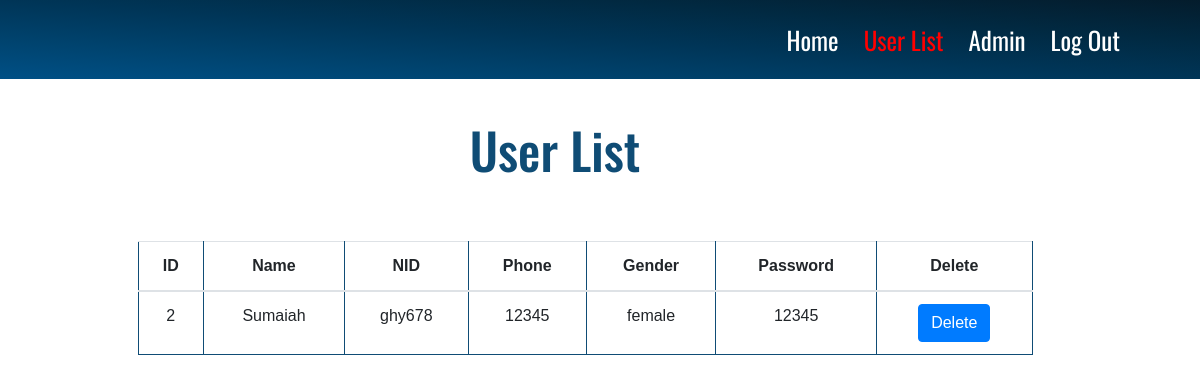
The app's page /online_bus_ticket_booking/user_list.php with its own data.
### tables this page shows
CREATE TABLE `signup` (
  `id` int(11) NOT NULL,
  `name` varchar(100) NOT NULL,
  `nid` varchar(100) NOT NULL,
  `phone` varchar(100) NOT NULL,
  `gender` varchar(100) NOT NULL,
  `password` varchar(100) NOT NULL
);

### online_bus_ticket_booking/user_list.php (the view, shortened to what this page needs)
<?php
 include('php_backend_header.php');
 include('connection.php');
	$q = "select * from signup";
	$result = mysqli_query($conn,$q);
?>
<header class="uni-header">
              <div class="header">
                <div class="container">
                  <nav class="navbar navbar-expand-lg navbar-light bg-light">
                      <div class="collapse navbar-collapse" id="navbarSupportedContent">
                        <ul class="navbar-nav ml-auto">
                          <li class="nav-item">
                            <a class="nav-link" href="index.php">Home</a>
                          </li>
                          <li class="nav-item">
                            <a class="nav-link active" href="#">User List</a>
                          </li>
                          <li class="nav-item">
                            <a class="nav-link" href="admin.php">Admin</a>
                          </li>
                          <li class="nav-item">
                            <a class="nav-link" href="logout.php">Log Out</a>
                          </li>
                       </ul>
                       </div>
                  </nav>
                </div>
              </div>
      </header>
<section class="user-list">
	<div class="container">
       <div class="row ">
      		<div class="col-md-8">
      			<h1>User List</h1>
      		</div>
      	</div>
		<div class="row">
			<div class="col-md-10 offset-1">
		<table class="table">
		    <thead>
		      <tr>
		      	<th>ID</th>
		        <th>Name</th>
		        <th>NID</th>
		        <th>Phone</th>
				<th>Gender</th>
			    <th>Password</th>
			    <th>Delete</th>
		      </tr>
		    </thead>
        <tbody>
			<?php
			while($row = mysqli_fetch_array($result)) {
				echo "<tr>";
				echo "<td>".$row['id']."</td>";
				echo "<td>".$row['name']."</td>";
				echo "<td>".$row['nid']."</td>";
				echo "<td>".$row['phone']."</td>";
				echo "<td>".$row['gender']."</td>";
				echo "<td>".$row['password']."</td>";
				echo '<td><a href="user_list_delete.php?id='.$row['id'].'" class="btn btn-primary">Delete</a></td>';
				echo "</tr>";
			}
			?>
       </tbody>
  </table>
			</div>
		</div>
	</div>
</section>
<?php
include('php_backend_footer.php');
?>

### online_bus_ticket_booking/css/style.css (style rules this page uses)
body { font-family: 'Source Sans Pro', sans-serif; }
.container { width: 1140px; margin: 0 auto; }
.row { width: 100%; float: left; }
.col-md-8 { width: 66.6664%; float: left; }
.col-md-10 { width: 83.333%; float: left; }
a { text-decoration: none!important; }
.navbar-light .navbar-nav .nav-link { color: #fff; margin-left: -2px; margin-right: 11px; font-size: 25px; font-family: 'Oswald'; }
nav a.active { color: red!important; border-bottom-color: 2px solid #fff; }
.uni-header { float: left; background-image: linear-gradient(to right top, #005086, #00436e, #003557, #012941, #041c2c); width: 100%; }
.uni-header nav { background: transparent!important; height: 79px; }
.user-list h1 { text-align: center; margin-bottom: 62px; margin-top: 40px; padding-left: 310px; font-size: 50px; font-family: 'Oswald'; color: #0f4c75; }
table { font-family: arial, sans-serif; border-collapse: collapse; width: 100%; }
td, th { border: 1px solid #0f4c75; text-align: center; padding: 8px; }

### records on screen
signup: id "2", name "Sumaiah", nid "ghy678", phone "12345", gender "female", password "12345"
